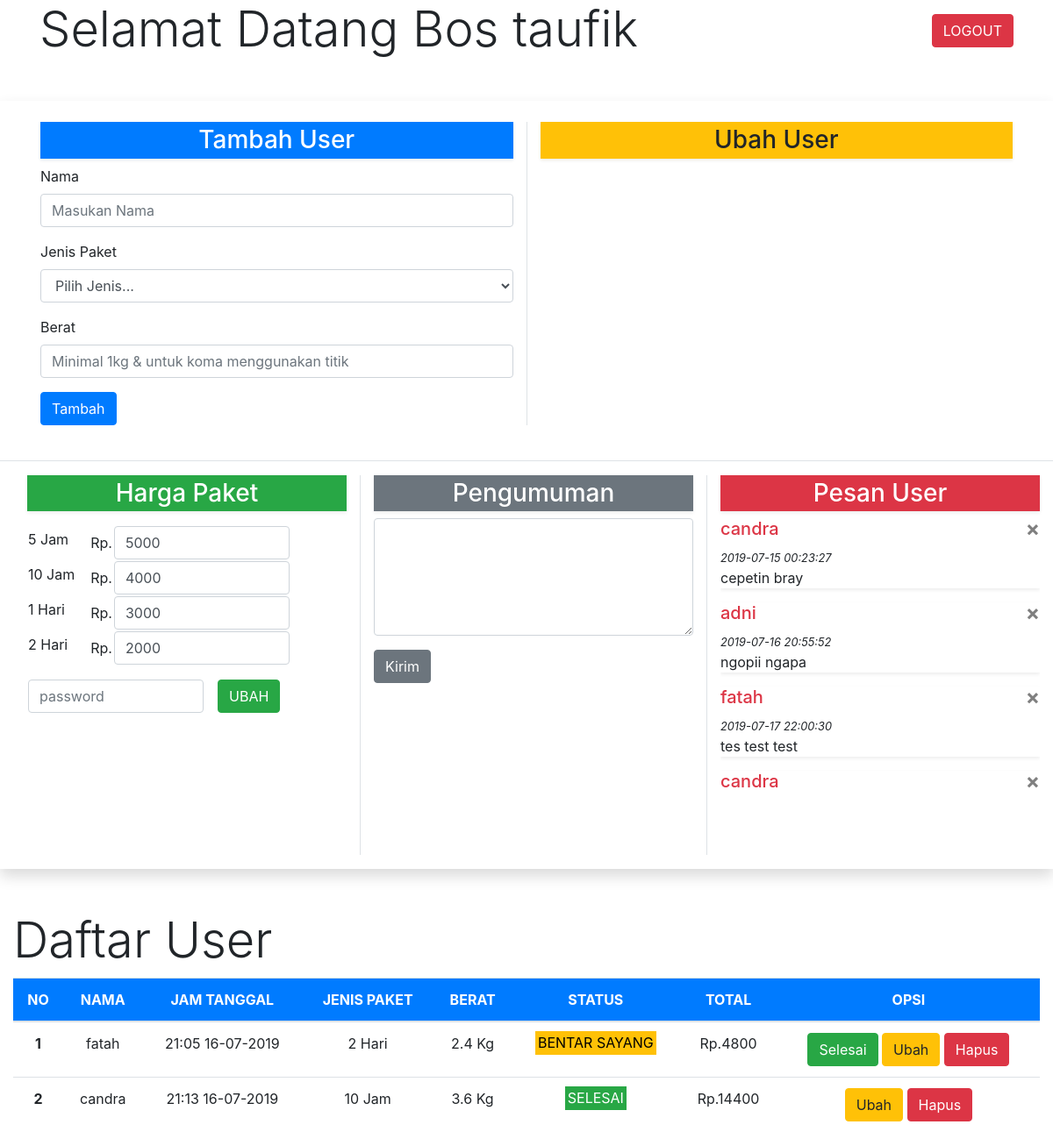
The page /adminLaundry.php (signed in) on the database its author committed.
### tables this page shows
CREATE TABLE `harga` (
  `id` int(11) NOT NULL,
  `paket` varchar(100) NOT NULL,
  `harga` int(11) NOT NULL
);

CREATE TABLE `komplain` (
  `id` int(11) NOT NULL,
  `nama` varchar(100) NOT NULL,
  `tanggal` datetime NOT NULL DEFAULT CURRENT_TIMESTAMP,
  `pesan` varchar(200) NOT NULL
);

CREATE TABLE `konsumen` (
  `id` int(11) NOT NULL,
  `nama` varchar(50) NOT NULL,
  `tanggal` varchar(20) NOT NULL,
  `jenis` varchar(20) NOT NULL,
  `berat` float NOT NULL,
  `status` varchar(20) NOT NULL DEFAULT 'PROSES',
  `harga` int(11) NOT NULL
);

### adminLaundry.php (the view, shortened to what this page needs)
<?php
    include "my.php";
?>
<!doctype html>
<html lang="en">
  <head>
    <link rel="stylesheet" href="bootstrap/css/bootstrap.min.css">
    <link rel="stylesheet" href="css/style.css">
  </head>
  <body>
    <div class="container">
        <form action="" method="post">
            <button type="btn" name="logout" class="btn btn-danger float-right mt-3">LOGOUT</button>
        </form>
        <h1 class="display-4">Selamat Datang Bos <?= $_SESSION["admin"]?></h1>
    </div>
    <div class="container-fluid bg-white shadow mt-5">
        <div class="row m-3 pb-3 py-4">
            <div class="col border-right">
                <h3 class="shadow-sm bg-primary text-white text-center p-1">Tambah User</h3>
                <form action="" method="post">
                    <div class="form-group">
                        <label>Nama</label>
                        <input type="text" name="nama" class="form-control <?= $ada; ?>" placeholder="Masukan Nama" autocomplete="off" value="<?php if(isset($_POST['nama'])) {echo $_POST['nama'];}?>">
                    </div>
                    <div class="form-group">
                        <label>Jenis Paket</label>
                        <select class="form-control <?= $selectKosong ?>" name="jenis">
                            <option class="">Pilih Jenis...</option>
                        </select>
                    </div>
                    <div class="form-group">
                        <label>Berat</label>
                        <input type="number" step="any" name="berat" class="form-control" placeholder="Minimal 1kg & untuk koma menggunakan titik">
                    </div>
                    <button type="submit" name="tambah" class="btn btn-primary">Tambah</button>
                </form>
            </div>
            <div class="col">
            <h3 class="shadow-sm bg-warning text-center p-1">Ubah User</h3>
            </div>
        </div>
        <div class="row border-top ">
            <div class="col my-3 ml-3">
                <h3 class="shadow-sm bg-success text-white text-center p-1 mb-3">Harga Paket</h3>
                <form action="" method="post">
                    <table>
                            <tr>
                                <?php
                                $query = mysqli_query($kon,"SELECT * FROM harga");
                                while ($data = mysqli_fetch_array($query)) { ?>
                                <div class="form-group">
                                <td><label class="float-left mr-3"><?= $data['paket'];?> </label></td>
                                <td>Rp. </td>
                                <td><input type="number" class="form-control" style="width: 200px;" name="<?= $data['id'];?>" value="<?=$data['harga'];?>"></td>
                                </div>
                            <tr>
                                <?php }
                                ?>
                            <tr>
                               <td colspan="3" class="pt-3"><input type="password" name="pass" class="form-control <?= $inputred ?> float-left mr-3 " style="width: 200px;" placeholder="password"></<input>
                               <button type="submit" name="ubahHarga" class="btn btn-success">UBAH</button></td>
                            </tr>
                    </table>
                </form>
            </div>
            <div class="col my-3 border-left border-right">
                <h3 class="shadow-sm bg-secondary text-white text-center p-1">Pengumuman</h3>
                <form action="" method="post">
                    <div class="form-group">
                        <textarea type="text" class="form-control" name="kabar" rows="5" placeholder="Enter your Message"> </textarea>
                        <button type="submit" name="kirimkabar" class="btn btn-secondary mt-3">Kirim</button>
                    </div>
                </form>
            </div>
            <div class="col my-3">
                <h3 class="shadow-sm bg-danger text-white text-center p-1">Pesan User</h3>
                <div class="overflow-auto w-100 h-75">
                    <?php
                    $query = mysqli_query($kon, "SELECT * FROM komplain");
                    while ($data = mysqli_fetch_array($query)) { ?>
                        <div class="shadow-sm">
                            <a href="adminLaundry.php?x-kabar=<?=$data['id']?>" class="close" aria-label="Close">
                                <span aria-hidden="true">&times;</span>
                            </a>
                            <h5 class="text-danger"><?=$data['nama']?></h5>
                            <small class="font-italic"><?=$data['tanggal']?></small>
                            <p><?=$data['pesan']?></p>
                        </div>
                        <?php } ?>
                </div>
            </div>
        </div>
    </div>
    <div class="container-fluid mt-5">
        <h2 class="display-4">Daftar User</h2>
    <table class="table table-hover">
        <thead class="bg-primary text-white">
            <tr class="text-center">
                <th scope="col">NO</th>
                <th scope="col">NAMA</th>
                <th scope="col">JAM TANGGAL</th>
                <th scope="col">JENIS PAKET</th>
                <th scope="col">BERAT</th>
                <th scope="col">STATUS</th>
                <th scope="col">TOTAL</th>
                <th scope="col" class="text-center">OPSI</th>
            </tr>
        </thead>
        <tbody>
            <?php
            $n = 1;
            $query = mysqli_query($kon, "SELECT * FROM konsumen");
            while ($data = mysqli_fetch_array($query)) {
                ($data['status'] == "SELESAI" ? $bgstat = "bg-success text-white" : $bgstat = "bg-warning");
                ?>
            <tr class="text-center">
                <th scope="row"><?= $n ?></th>
                <td><?= $data['nama'];?></td>
                <td><?= $data['tanggal'];?></td>
                <td><?= $data['jenis'];?></td>
                <td><?= $data['berat'];?> Kg</td>
                <td><mark class="<?=$bgstat?>"><?= $data['status'];?></mark></td>
                <td>Rp.<?= $data['harga'];?></td>
                <td>
                    <?php if($data['status'] != "SELESAI") { ?>
                    <a href="adminLaundry.php?selesai=<?= $data["id"]; ?>" class="btn btn-success" onclick="return confirm('Klik Ok untuk menyelesaikan ?');">Selesai</a>
                    <?php } ?>
                    <a href="adminLaundry.php?ubah=<?= $data["id"]; ?>" class="btn btn-warning"">Ubah</a>
                    <a href="adminLaundry.php?hapus=<?= $data["id"]; ?>" class="btn btn-danger" onclick="return confirm('Apakah anda yakin menghapus ?');">Hapus</a>
                </td>
            </tr>
            <?php $n++;
            } ?>
        </tbody>
    </table>
    </div>
  </body>
</html>

### css/style.css (style rules this page uses)
html { scroll-behavior: smooth; }

### rows shown on the page
harga: paket "5 Jam", harga "5000"
harga: paket "10 Jam", harga "4000"
harga: paket "1 Hari", harga "3000"
harga: paket "2 Hari", harga "2000"
komplain: nama "candra", tanggal "2019-07-15 00:23:27", pesan "cepetin bray"
komplain: nama "adni", tanggal "2019-07-16 20:55:52", pesan "ngopii ngapa"
komplain: nama "fatah", tanggal "2019-07-17 22:00:30", pesan "tes test test"
komplain: nama "candra"
konsumen: nama "fatah", tanggal "21:05 16-07-2019", jenis "2 Hari", berat "2.4", status "BENTAR SAYANG", harga "4800"
konsumen: nama "candra", tanggal "21:13 16-07-2019", jenis "10 Jam", berat "3.6", status "SELESAI", harga "14400"

### other values the page prints
$_SESSION["admin"] "taufik"
